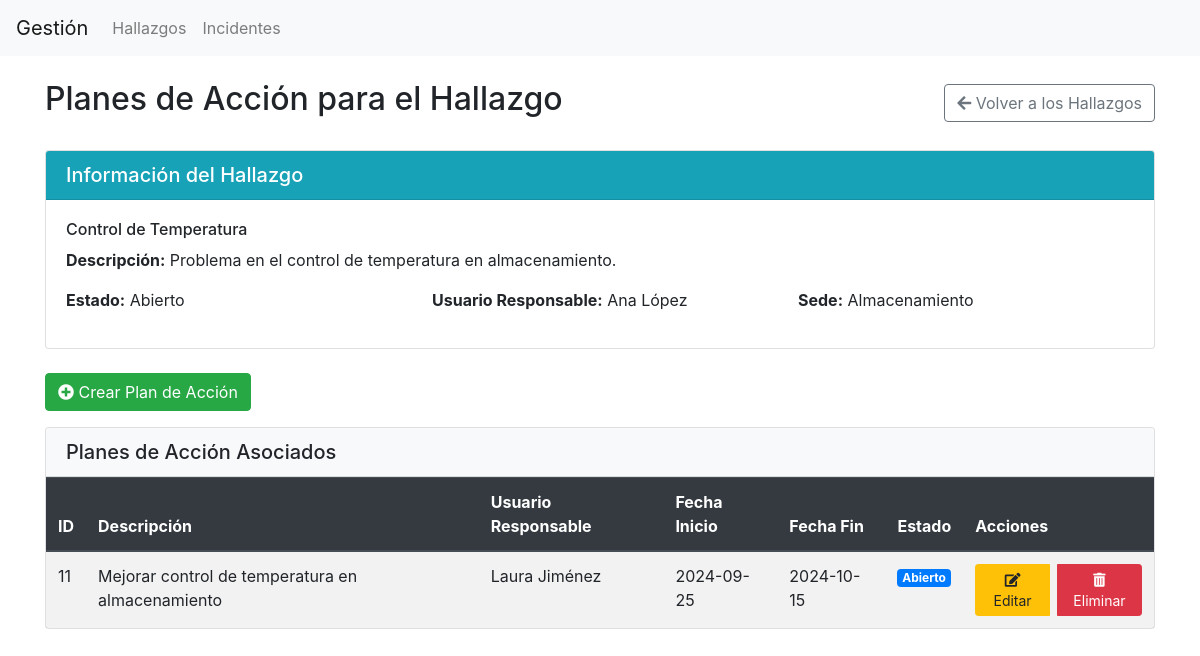
The app's page /index.php?entity=hallazgo&action=planes_accion&id=1 with its own data.
### tables this page shows
CREATE TABLE Hallazgo (
    id INT AUTO_INCREMENT PRIMARY KEY,       
    titulo VARCHAR(150) NOT NULL,            
    descripcion TEXT NOT NULL,               
    fecha_creacion TIMESTAMP DEFAULT CURRENT_TIMESTAMP,  
    fecha_actualizacion TIMESTAMP DEFAULT CURRENT_TIMESTAMP ON UPDATE CURRENT_TIMESTAMP,  
    id_estado INT,                           
    id_usuario INT,                          
    id_proceso_sede INT,                     
    isActive BOOLEAN NOT NULL DEFAULT TRUE,  
    FOREIGN KEY (id_estado) REFERENCES Estado(id),   
    FOREIGN KEY (id_usuario) REFERENCES Usuario(id),  
    FOREIGN KEY (id_proceso_sede) REFERENCES Proceso(id)  
);

CREATE TABLE Estado (
    id INT AUTO_INCREMENT PRIMARY KEY,   
    nombre VARCHAR(50) NOT NULL          
);

CREATE TABLE Usuario (
    id INT AUTO_INCREMENT PRIMARY KEY,   
    nombre VARCHAR(100) NOT NULL,        
    email VARCHAR(100) NOT NULL UNIQUE,  
    fecha_registro TIMESTAMP DEFAULT CURRENT_TIMESTAMP   
);

CREATE TABLE Proceso (
    id INT AUTO_INCREMENT PRIMARY KEY,   
    nombre VARCHAR(100) NOT NULL,        
    descripcion TEXT,                    
    fecha_creacion TIMESTAMP DEFAULT CURRENT_TIMESTAMP   
);

CREATE TABLE PlanAccion (
    id INT AUTO_INCREMENT PRIMARY KEY,       
    descripcion TEXT NOT NULL,               
    id_usuario INT,                          
    fecha_inicio DATE,                       
    fecha_fin DATE,                          
    id_estado INT,                           
    FOREIGN KEY (id_usuario) REFERENCES Usuario(id),  
    FOREIGN KEY (id_estado) REFERENCES Estado(id)     
);

### controllers/HallazgoController.php (called while the page is built, shortened)
<?php
require_once 'models/HallazgoModel.php';
require_once 'models/UsuarioModel.php';
require_once 'models/PlanAccionModel.php';
class HallazgoController {
    private $model;
    private $planAccionModel;
    public function __construct($pdo) {
        $this->model = new HallazgoModel($pdo);
        $this->planAccionModel = new PlanAccionModel($pdo);
    }
    public function planesAccion($id_hallazgo){
        $hallazgo = $this->model->getById($id_hallazgo);
        $planesAccion = $this->planAccionModel->getByRegistro($id_hallazgo, 'HALLAZGO');
        require 'views/hallazgo/planes_accion.php';
    }
}
?>

### models/HallazgoModel.php (called while the page is built, shortened)
<?php
class HallazgoModel {
    private $pdo;
    public function __construct($pdo) {
        $this->pdo = $pdo;
    }
    public function getById($id) {
        $stmt = $this->pdo->prepare("
            SELECT h.*, e.nombre as estado_nombre, u.nombre as usuario_nombre, p.id as sede_id, p.nombre as sede_nombre
            FROM Hallazgo h
            LEFT JOIN Estado e ON h.id_estado = e.id
            LEFT JOIN Usuario u ON h.id_usuario = u.id
            LEFT JOIN Proceso p ON h.id_proceso_sede = p.id
            WHERE h.id = ? AND h.isActive = TRUE
        ");
        $stmt->execute([$id]);
        $hallazgo = $stmt->fetch(PDO::FETCH_ASSOC);
        if ($hallazgo) {
            $hallazgo['procesos'] = $this->getProcesos($hallazgo['id']);
        }
        return $hallazgo;
    }
    public function getProcesos($hallazgo_id) {
        $stmt = $this->pdo->prepare("SELECT p.* FROM Proceso p INNER JOIN Hallazgo_Proceso hp ON p.id = hp.id_proceso WHERE hp.id_hallazgo = ?");
        $stmt->execute([$hallazgo_id]);
        return $stmt->fetchAll(PDO::FETCH_ASSOC);
    }
}
?>

### models/PlanAccionModel.php (called while the page is built, shortened)
<?php
class PlanAccionModel {
    private $pdo;
    public function __construct($pdo) {
        $this->pdo = $pdo;
    }
    public function getByRegistro($id_registro, $origen_registro) {
        $stmt = $this->pdo->prepare("
            SELECT pa.*, e.nombre as estado_nombre, u.nombre as usuario_nombre
            FROM PlanAccion pa
            INNER JOIN Registro_PlanAccion rpa ON pa.id = rpa.id_plan_accion
            LEFT JOIN Estado e ON pa.id_estado = e.id
            LEFT JOIN Usuario u ON pa.id_usuario = u.id
            WHERE rpa.id_registro = ? AND rpa.origen_registro = ?
        ");
        $stmt->execute([$id_registro, $origen_registro]);
        return $stmt->fetchAll(PDO::FETCH_ASSOC);
    }
}

### views/hallazgo/planes_accion.php (the view, shortened to what this page needs)
<!DOCTYPE html>
<html lang="es">
<head>
    <link rel="stylesheet" href="https://stackpath.bootstrapcdn.com/bootstrap/4.5.2/css/bootstrap.min.css">
    <link rel="stylesheet" href="https://cdnjs.cloudflare.com/ajax/libs/font-awesome/5.15.3/css/all.min.css">
</head>
<body>
<?php include 'views/layout/header.php'; ?>
<div class="container mt-4">
    <div class="d-flex justify-content-between align-items-center mb-4">
        <h2>Planes de Acción para el Hallazgo</h2>
        <a href="index.php?entity=hallazgo&action=index>" class="btn btn-outline-secondary">
            <i class="fas fa-arrow-left"></i> Volver a los Hallazgos
        </a>
    </div>
    <div class="card mb-4">
        <div class="card-header bg-info text-white">
            <h5 class="mb-0">Información del Hallazgo</h5>
        </div>
        <div class="card-body">
            <h6><?= $hallazgo['titulo'] ?></h6>
            <p><strong>Descripción:</strong> <?= $hallazgo['descripcion'] ?></p>
            <div class="row">
                <div class="col-md-4">
                    <p><strong>Estado:</strong> <?= $hallazgo['estado_nombre'] ?></p>
                </div>
                <div class="col-md-4">
                    <p><strong>Usuario Responsable:</strong> <?= $hallazgo['usuario_nombre'] ?></p>
                </div>
                <div class="col-md-4">
                    <p><strong>Sede:</strong> <?= $hallazgo['sede_nombre'] ?? 'No asignada' ?></p>
                </div>
            </div>
        </div>
    </div>
    <div class="mb-3">
        <button class="btn btn-success" data-toggle="modal" data-target="#modalCrearPlan">
            <i class="fas fa-plus-circle"></i> Crear Plan de Acción
        </button>
    </div>
    <div class="card">
        <div class="card-header bg-light">
            <h5 class="mb-0">Planes de Acción Asociados</h5>
        </div>
        <div class="card-body p-0">
            <?php if (empty($planesAccion)): ?>
                <div class="alert alert-info m-3">
                    No hay planes de acción asociados a este hallazgo.
                </div>
            <?php else: ?>
                <div class="table-responsive">
                    <table class="table table-striped table-hover mb-0">
                        <thead class="thead-dark">
                            <tr>
                                <th>ID</th>
                                <th>Descripción</th>
                                <th>Usuario Responsable</th>
                                <th>Fecha Inicio</th>
                                <th>Fecha Fin</th>
                                <th>Estado</th>
                                <th>Acciones</th>
                            </tr>
                        </thead>
                        <tbody>
                            <?php foreach ($planesAccion as $plan): ?>
                            <tr>
                                <td><?= $plan['id'] ?></td>
                                <td><?= $plan['descripcion'] ?></td>
                                <td><?= $plan['usuario_nombre'] ?></td>
                                <td><?= $plan['fecha_inicio'] ?></td>
                                <td><?= $plan['fecha_fin'] ?></td>
                                <td>
                                    <span class="badge <?= ($plan['id_estado'] == 1) ? 'badge-primary' :
                                        (($plan['id_estado'] == 2) ? 'badge-warning' :
                                        (($plan['id_estado'] == 3) ? 'badge-success' : 'badge-secondary')) ?>">
                                        <?= $plan['estado_nombre'] ?>
                                    </span>
                                </td>
                                <td>
                                    <div class="btn-group" role="group">
                                        <button class="btn btn-warning btn-sm mr-2" data-toggle="modal" data-target="#modalEditarPlan<?= $plan['id'] ?>">
                                            <i class="fas fa-edit"></i> Editar
                                        </button>
                                        <a href="index.php?entity=hallazgo&action=planes_accion&id=<?= $hallazgo['id'] ?>&delete_plan=<?= $plan['id'] ?>"
                                           class="btn btn-danger btn-sm"
                                           onclick="return confirm('¿Está seguro de eliminar este plan de acción?')">
                                            <i class="fas fa-trash-alt"></i> Eliminar
                                        </a>
                                    </div>
                                </td>
                            </tr>
                            <?php endforeach; ?>
                        </tbody>
                    </table>
                </div>
            <?php endif; ?>
        </div>
    </div>
</div>
</body>
</html>

### records on screen
hallazgo: titulo "Control de Temperatura", descripcion "Problema en el control de temperatura en almacenamiento.", id_estado.nombre "Abierto", id_usuario.nombre "Ana López", id_proceso_sede.nombre "Almacenamiento"
planaccion: id "11", descripcion "Mejorar control de temperatura en almacenamiento", id_usuario.nombre "Laura Jiménez", fecha_inicio "2024-09-25", fecha_fin "2024-10-15", id_estado.nombre "Abierto"
